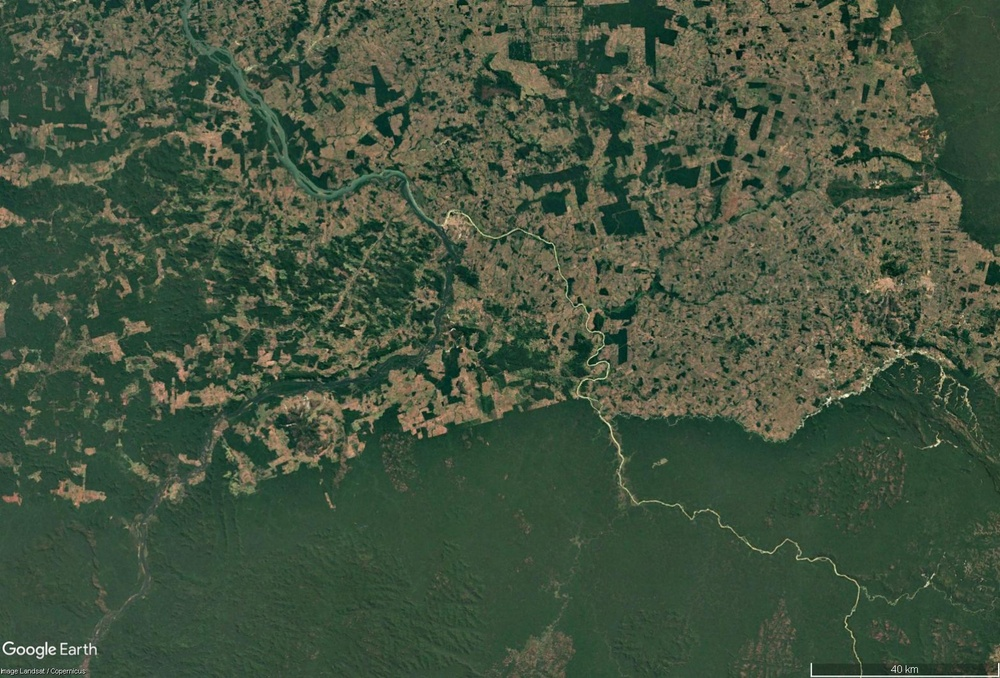
%> input picture Datasets/Brazilian Rainforest/12_2020.jpg, 1000 x 678 px, shrunk from 1570 x 1064 before the run
$ octave identifyEdges.m   (GNU Octave 9; MATLAB toolbox functions it lacks are replaced by stand-ins)
%> lines starting %> are read from the running program, lines starting %| are printed output that depends on the picture; in (x1, y1, x2, y2) boxes, pixels count from 0 and x2, y2 are one past the last pixel; in counts of white or black regions, pixels touching at a corner belong together; the program's own positions count from 1
% Master MATLAB script for comparing multiple region segmentation approaches
% Includes: Original image + 6 segmentation methods
imgPath = "C:\Users\julia\OneDrive\Dokumente\1_TUM\Computer Vision\Challenge\CV_Challenge\Datasets\Brazilian Rainforest\12_2020.jpg";
imgPath1 ="C:\Users\julia\OneDrive\Dokumente\1_TUM\Computer Vision\Challenge\CV_Challenge\Datasets\Brazilian Rainforest\12_1985.jpg";
imgPath2 = "C:\Users\julia\OneDrive\Dokumente\1_TUM\Computer Vision\Challenge\CV_Challenge\Datasets\Columbia Glacier\12_2014.jpg";
imgPath3 = "C:\Users\julia\OneDrive\Dokumente\1_TUM\Computer Vision\Challenge\CV_Challenge\Datasets\Columbia Glacier\12_2000.jpg";


RegionDetectionEdges(imgPath);
RegionDetectionEdges(imgPath1);
RegionDetectionEdges(imgPath2);
RegionDetectionEdges(imgPath3);
%RegionDetectionEdges(imgPath4)

function RegionDetectionEdges(imgPath)
    % Load image
    img = imread(imgPath);
%> img is the input picture: size 678x1000x3 uint8; mean R, G, B 67.7, 83.5, 63
    if size(img, 3) == 3
        grayImg = rgb2gray(img);
    else
        grayImg = img;
    end

    % --- Sobel Edge Detection ---
    edgesSobel = edge(grayImg, 'Sobel');
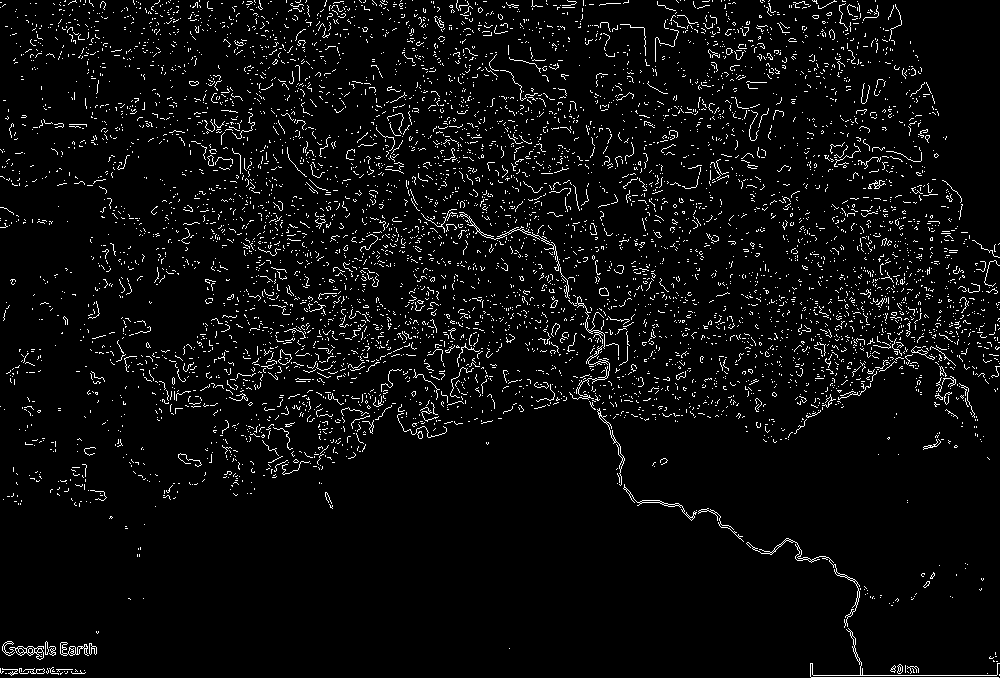
%> edgesSobel: size 678x1000 logical; 4.6% white in thin lines or dots
    BW_Sobel = imfill(edgesSobel, 'holes');
%> BW_Sobel: size 678x1000 logical; 4.8% white in thin lines or dots
    BW_Sobel = bwareaopen(BW_Sobel, 50);
%> BW_Sobel: size 678x1000 logical; 0.56% white in thin lines or dots
    [B_Sobel, ~] = bwboundaries(BW_Sobel, 'noholes');
%> B_Sobel = 26 boundaries; largest, box (x1, y1, x2, y2) and points: (810, 628, 1000, 678) 942, (746, 538, 860, 628) 498, (459, 212, 560, 271) 412, (569, 345, 610, 400) 397, (575, 296, 605, 349) 269

    % --- Connect Nearby Edge Fragments ---
    connectedEdges = imclose(BW_Sobel, strel('disk', 3)); % Connect small gaps
%> connectedEdges: size 678x1000 logical; 0.78% white; 21 white regions

    % --- Filter by Diagonal Length Only ---
    CC = bwconncomp(connectedEdges);
%> CC = 21 connected components
    stats = regionprops(CC, 'BoundingBox', 'PixelIdxList');
%> stats = 21 regions; largest, box (x1, y1, x2, y2): (745, 538, 1000, 678), (597, 408, 744, 542), (459, 212, 560, 271), (569, 296, 610, 400), (397, 413, 447, 438)

    [h, w] = size(grayImg);
%> h = 678; w = 1000
    minDiagonal = 0.1 * sqrt(h^2 + w^2);
%> minDiagonal = 120.8

    riverMask = false(h, w);

    for i = 1:CC.NumObjects
        bbox = stats(i).BoundingBox;
        diagLength = sqrt(bbox(3)^2 + bbox(4)^2);
        if diagLength >= minDiagonal
            riverMask(stats(i).PixelIdxList) = true;
        end
    end
%> this loop made 21 passes
%> (bbox, diagLength) on passes 1 to 12: ([2.5 641.5 42 19], 46.1), ([23.5 668.5 22 6], 22.8), ([60.5 642.5 37 14], 39.56), ([178.5 453.5 24 14], 27.78), ([207.5 155.5 7 11], 13.04), ([232.5 112.5 23 27], 35.47), ([397.5 413.5 50 25], 55.9), ([413.5 369.5 27 31], 41.11), ([421.5 209.5 36 24], 43.27), ([450.5 367.5 24 31], 39.2), ([459.5 212.5 101 59], 117), ([500.5 70.5 38 31], 49.04)
%> riverMask: size 678x1000 logical; 0.3% white; 2 white regions, box (x1, y1, x2, y2) and area: (745, 538, 1000, 678) 1358, (597, 408, 744, 542) 686

    % --- Plotting ---
    figure;
    subplot(2,3,1); imshow(img); title('Original Image');

    subplot(2,3,2); imshow(edgesSobel); title('Raw Sobel Edges');

    subplot(2,3,3); imshow(img); hold on;
    for k = 1:length(B_Sobel)
        boundary = B_Sobel{k};
        plot(boundary(:,2), boundary(:,1), 'g', 'LineWidth', 1);
    end
%> this loop made 26 passes
    title('Sobel - Detected Shapes');

    subplot(2,3,4); imshow(connectedEdges); title('Connected Edge Fragments');

    subplot(2,3,5); imshow(false(size(connectedEdges))); title('---'); axis off;

    subplot(2,3,6); imshow(img); hold on;
    boundaries = bwboundaries(riverMask);
%> boundaries = 2 boundaries; box (x1, y1, x2, y2) and points: (745, 538, 1000, 678) 864, (597, 408, 744, 542) 445
    for k = 1:length(boundaries)
        plot(boundaries{k}(:,2), boundaries{k}(:,1), 'g', 'LineWidth', 1.5);
    end
%> this loop made 2 passes
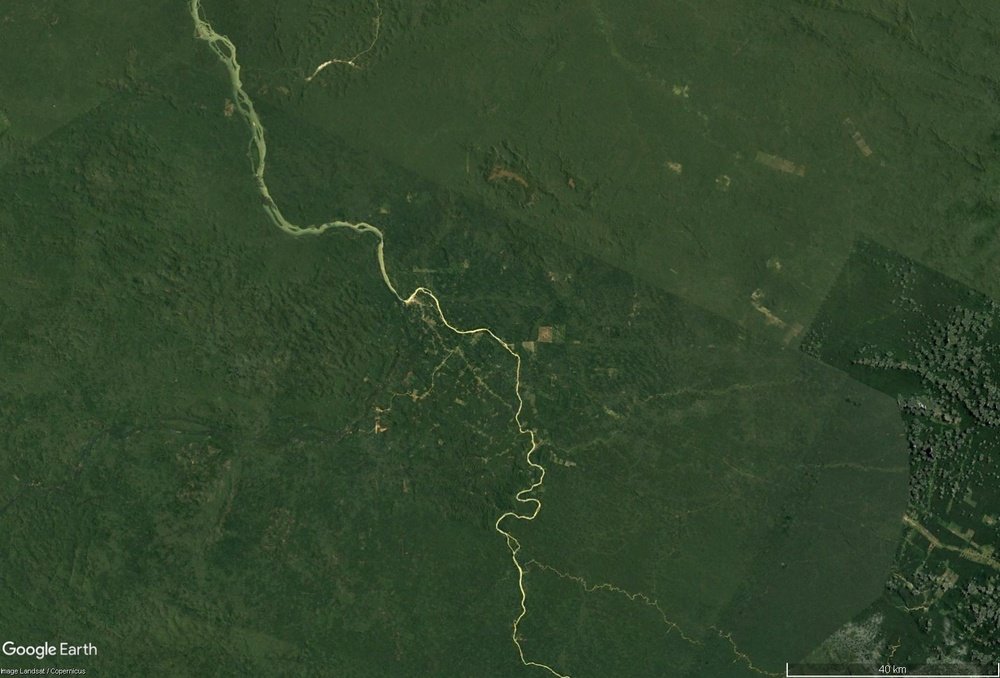
%> input picture Datasets/Brazilian Rainforest/12_1985.jpg, 1000 x 678 px, shrunk from 1570 x 1064 before the run
%> in RegionDetectionEdges, img is the input picture: size 678x1000x3 uint8; mean R, G, B 50, 70.1, 43.7
%> in RegionDetectionEdges (call 2), `edgesSobel = edge(grayImg, 'Sobel');`: edgesSobel: size 678x1000 logical; 1.9% white in thin lines or dots
%> in RegionDetectionEdges (call 2), `BW_Sobel = imfill(edgesSobel, 'holes');`: BW_Sobel: size 678x1000 logical; 2.2% white in thin lines or dots
%> in RegionDetectionEdges (call 2), `BW_Sobel = bwareaopen(BW_Sobel, 50);`: BW_Sobel: size 678x1000 logical; 0.89% white; 35 white regions, largest, box (x1, y1, x2, y2) and area: (328, 221, 533, 434) 1184, (495, 467, 570, 678) 986, (205, 24, 314, 230) 592
%> in RegionDetectionEdges (call 2), `[B_Sobel, ~] = bwboundaries(BW_Sobel, 'noholes');`: B_Sobel = 35 boundaries; largest, box (x1, y1, x2, y2) and points: (328, 221, 533, 434) 972, (786, 663, 1000, 678) 940, (495, 467, 570, 678) 718, (205, 24, 314, 230) 672, (951, 378, 976, 409) 197
%> in RegionDetectionEdges (call 2), `connectedEdges = imclose(BW_Sobel, strel('disk', 3));`: connectedEdges: size 678x1000 logical; 1.3% white; 20 white regions
%> in RegionDetectionEdges (call 2), `CC = bwconncomp(connectedEdges);`: CC = 20 connected components
%> in RegionDetectionEdges (call 2), `stats = regionprops(CC, 'BoundingBox', 'PixelIdxList');`: stats = 20 regions; largest, box (x1, y1, x2, y2): (205, 24, 570, 678), (896, 346, 976, 424), (786, 658, 1000, 678), (903, 515, 943, 546), (940, 308, 972, 346)
%> the loop in RegionDetectionEdges (call 2), `for i = 1:CC.NumObjects` made 20 passes
%> (bbox, diagLength) on passes 1 to 12: ([0.5 668.5 45 8], 45.71), ([2.5 641.5 42 19], 46.1), ([52.5 669.5 27 6], 27.66), ([60.5 642.5 37 14], 39.56), ([205.5 24.5 365 654], 749), ([404.5 381.5 30 21], 36.62), ([435.5 344.5 27 28], 38.9), ([623.5 589.5 24 13], 27.29), ([786.5 658.5 214 20], 214.9), ([896.5 346.5 80 78], 111.7), ([903.5 515.5 40 31], 50.61), ([904.5 602.5 23 11], 25.5)
%> after the loop in RegionDetectionEdges (call 2), `for i = 1:CC.NumObjects`: riverMask: size 678x1000 logical; 0.72% white; 2 white regions, box (x1, y1, x2, y2) and area: (205, 24, 570, 678) 4037, (786, 658, 1000, 678) 843
%> the loop in RegionDetectionEdges (call 2), `for k = 1:length(B_Sobel)` made 35 passes
%> in RegionDetectionEdges (call 2), `boundaries = bwboundaries(riverMask);`: boundaries = 4 boundaries; box (x1, y1, x2, y2) and points: (205, 24, 570, 678) 2016, (786, 658, 1000, 678) 496, (283, 222, 302, 234) 44, (213, 34, 218, 40) 15
%> the loop in RegionDetectionEdges (call 2), `for k = 1:length(boundaries)` made 4 passes
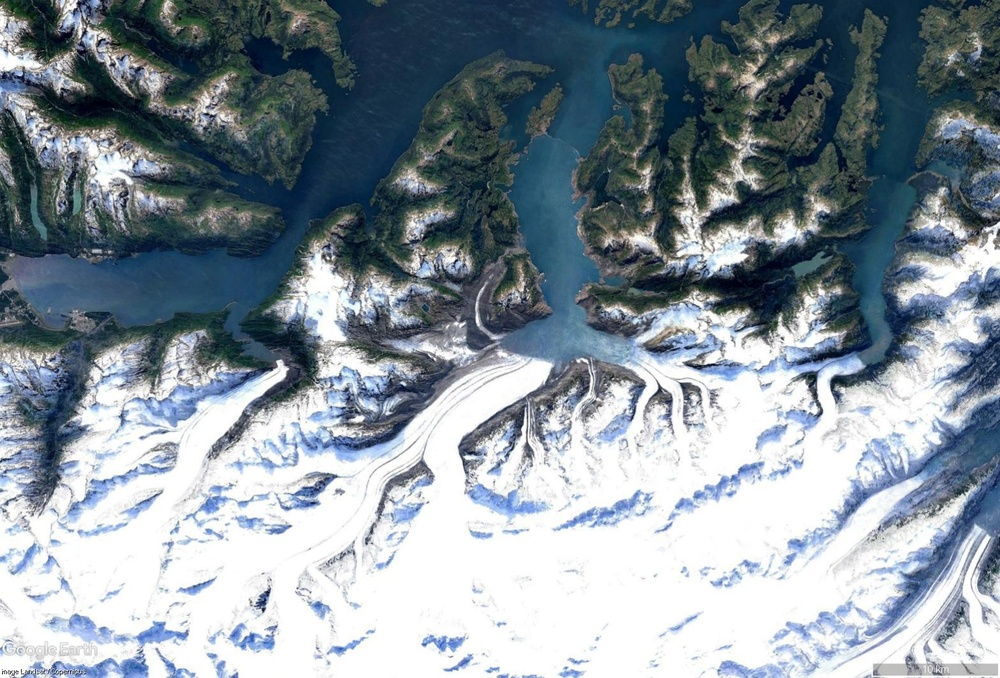
%> input picture Datasets/Columbia Glacier/12_2014.jpg, 1000 x 678 px, shrunk from 1570 x 1064 before the run
%> in RegionDetectionEdges, img is the input picture: size 678x1000x3 uint8; mean R, G, B 134, 146, 155
%> in RegionDetectionEdges (call 3), `edgesSobel = edge(grayImg, 'Sobel');`: edgesSobel: size 678x1000 logical; 4.4% white in thin lines or dots
%> in RegionDetectionEdges (call 3), `BW_Sobel = imfill(edgesSobel, 'holes');`: BW_Sobel: size 678x1000 logical; 4.5% white in thin lines or dots
%> in RegionDetectionEdges (call 3), `BW_Sobel = bwareaopen(BW_Sobel, 50);`: BW_Sobel: size 678x1000 logical; 0.68% white in thin lines or dots
%> in RegionDetectionEdges (call 3), `[B_Sobel, ~] = bwboundaries(BW_Sobel, 'noholes');`: B_Sobel = 57 boundaries; largest, box (x1, y1, x2, y2) and points: (457, 365, 555, 487) 323, (961, 534, 991, 603) 278, (376, 445, 435, 512) 262, (682, 349, 722, 371) 255, (643, 377, 675, 435) 216
%> in RegionDetectionEdges (call 3), `connectedEdges = imclose(BW_Sobel, strel('disk', 3));`: connectedEdges: size 678x1000 logical; 1.1% white; 48 white regions
%> in RegionDetectionEdges (call 3), `CC = bwconncomp(connectedEdges);`: CC = 48 connected components
%> in RegionDetectionEdges (call 3), `stats = regionprops(CC, 'BoundingBox', 'PixelIdxList');`: stats = 48 regions; largest, box (x1, y1, x2, y2): (457, 365, 555, 487), (376, 445, 435, 512), (403, 373, 472, 430), (849, 470, 923, 518), (486, 407, 535, 475)
%> the loop in RegionDetectionEdges (call 3), `for i = 1:CC.NumObjects` made 48 passes
%> (bbox, diagLength) on passes 1 to 12: ([0.5 42.5 24 18], 30), ([1.5 494.5 27 12], 29.55), ([2.5 15.5 18 16], 24.08), ([31.5 352.5 29 23], 37.01), ([34.5 112.5 23 32], 39.41), ([36.5 661.5 28 17], 32.76), ([37.5 480.5 27 37], 45.8), ([55.5 166.5 18 49], 52.2), ([57.5 20.5 19 18], 26.17), ([63.5 135.5 17 19], 25.5), ([67.5 657.5 52 11], 53.15), ([73.5 16.5 13 39], 41.11)
%> after the loop in RegionDetectionEdges (call 3), `for i = 1:CC.NumObjects`:
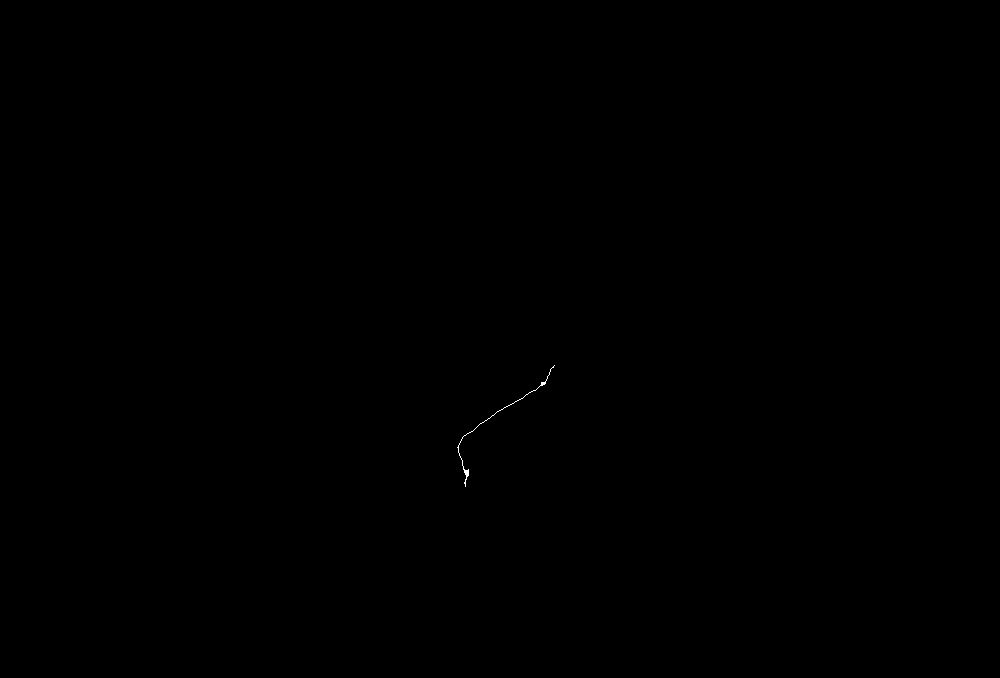
%> riverMask: size 678x1000 logical; 0.03% white in thin lines or dots, all inside (x1, y1, x2, y2) = (457, 365, 555, 487)
%> the loop in RegionDetectionEdges (call 3), `for k = 1:length(B_Sobel)` made 57 passes
%> in RegionDetectionEdges (call 3), `boundaries = bwboundaries(riverMask);`: boundaries = 1 boundary; box (x1, y1, x2, y2) and points: (457, 365, 555, 487) 306
%> the loop in RegionDetectionEdges (call 3), `for k = 1:length(boundaries)` made 1 pass
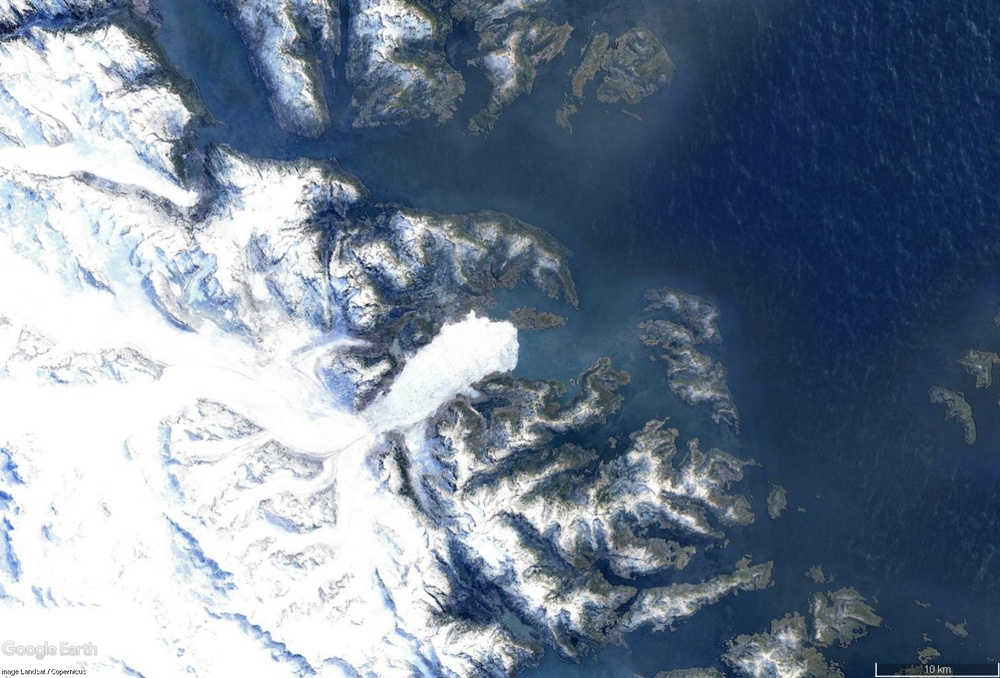
%> input picture Datasets/Columbia Glacier/12_2000.jpg, 1000 x 678 px, shrunk from 1570 x 1064 before the run
%> in RegionDetectionEdges, img is the input picture: size 678x1000x3 uint8; mean R, G, B 117.2, 131, 149.1
%> in RegionDetectionEdges (call 4), `edgesSobel = edge(grayImg, 'Sobel');`: edgesSobel: size 678x1000 logical; 4.2% white in thin lines or dots
%> in RegionDetectionEdges (call 4), `BW_Sobel = imfill(edgesSobel, 'holes');`: BW_Sobel: size 678x1000 logical; 4.3% white in thin lines or dots
%> in RegionDetectionEdges (call 4), `BW_Sobel = bwareaopen(BW_Sobel, 50);`: BW_Sobel: size 678x1000 logical; 0.75% white in thin lines or dots
%> in RegionDetectionEdges (call 4), `[B_Sobel, ~] = bwboundaries(BW_Sobel, 'noholes');`: B_Sobel = 64 boundaries; largest, box (x1, y1, x2, y2) and points: (875, 663, 1000, 678) 586, (315, 229, 346, 290) 309, (233, 613, 318, 675) 248, (352, 365, 392, 391) 229, (328, 176, 361, 200) 228
%> in RegionDetectionEdges (call 4), `connectedEdges = imclose(BW_Sobel, strel('disk', 3));`: connectedEdges: size 678x1000 logical; 1.3% white; 53 white regions
%> in RegionDetectionEdges (call 4), `CC = bwconncomp(connectedEdges);`: CC = 53 connected components
%> in RegionDetectionEdges (call 4), `stats = regionprops(CC, 'BoundingBox', 'PixelIdxList');`: stats = 53 regions; largest, box (x1, y1, x2, y2): (407, 309, 520, 379), (233, 613, 318, 675), (29, 22, 137, 45), (315, 229, 346, 290), (875, 663, 1000, 678)
%> the loop in RegionDetectionEdges (call 4), `for i = 1:CC.NumObjects` made 53 passes
%> (bbox, diagLength) on passes 1 to 12: ([4.5 33.5 26 12], 28.64), ([6.5 13.5 14 15], 20.52), ([20.5 669.5 13 6], 14.32), ([29.5 22.5 108 23], 110.4), ([49.5 174.5 42 13], 43.97), ([51.5 668.5 36 8], 36.88), ([149.5 132.5 29 48], 56.08), ([158.5 81.5 37 50], 62.2), ([164.5 177.5 38 25], 45.49), ([164.5 303.5 24 22], 32.56), ([166.5 516.5 33 28], 43.28), ([178.5 208.5 35 34], 48.8)
%> after the loop in RegionDetectionEdges (call 4), `for i = 1:CC.NumObjects`:
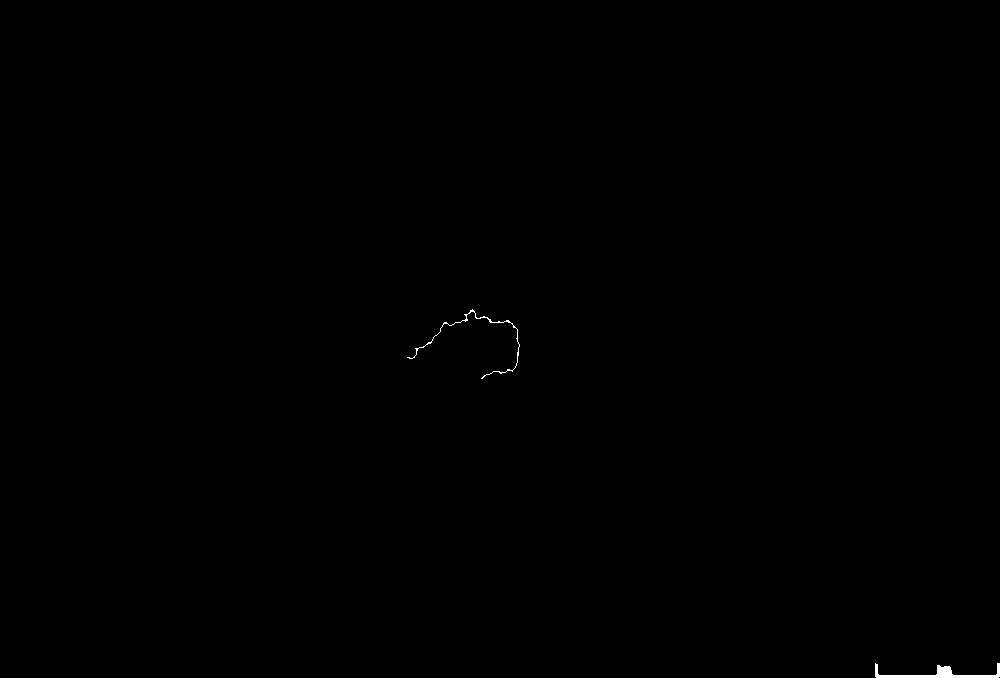
%> riverMask: size 678x1000 logical; 0.13% white; 2 white regions, box (x1, y1, x2, y2) and area: (875, 663, 1000, 678) 577, (407, 309, 520, 379) 273
%> the loop in RegionDetectionEdges (call 4), `for k = 1:length(B_Sobel)` made 64 passes
%> in RegionDetectionEdges (call 4), `boundaries = bwboundaries(riverMask);`: boundaries = 2 boundaries; box (x1, y1, x2, y2) and points: (407, 309, 520, 379) 419, (875, 663, 1000, 678) 307
%> the loop in RegionDetectionEdges (call 4), `for k = 1:length(boundaries)` made 2 passes
%> `RegionDetectionEdges(imgPath3);`:
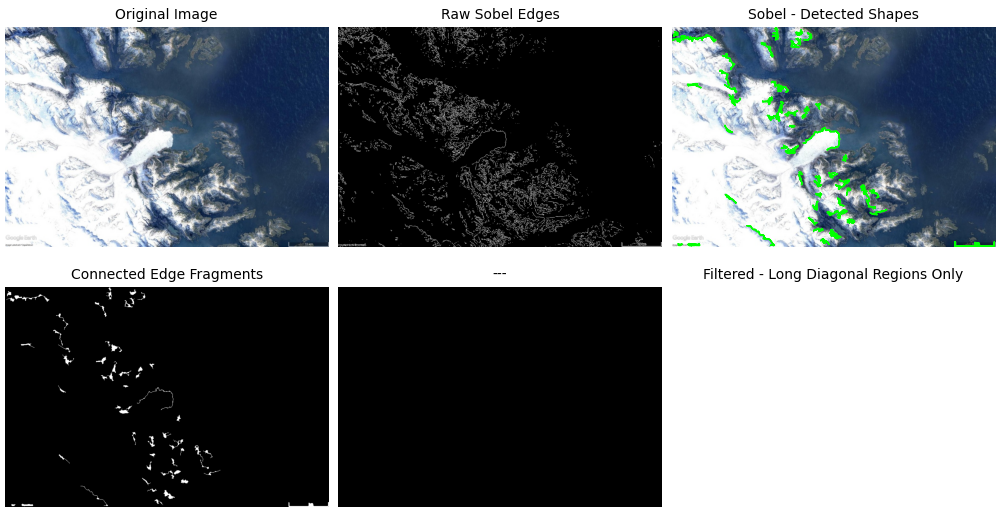
%> figure redrawn from the program's plot data, 6 panels
    title('Filtered - Long Diagonal Regions Only');
end


% [218 lines left out: functions RegionDetectionEdges_better, RegionDetectionEdges_good, RegionDetectionEdges2, not called in this run]
